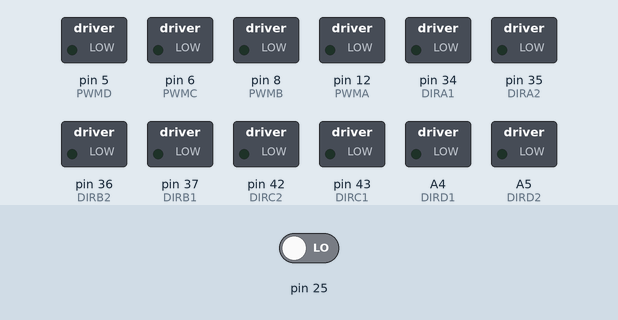
This sketch was run on a simulated Arduino Mega 2560, built with avr-gcc and run on an emulated ATmega2560. On the bench: switched loads named in the sketch (green lamp = pin HIGH). Inputs (shaded band) come from the test bench; at power-on: pin 25 LOW. What the sketch prints to the serial monitor is not drawn.

Above: at 1.2 s.
1.3 s: pin 25 driven HIGH
At 2.1 s:
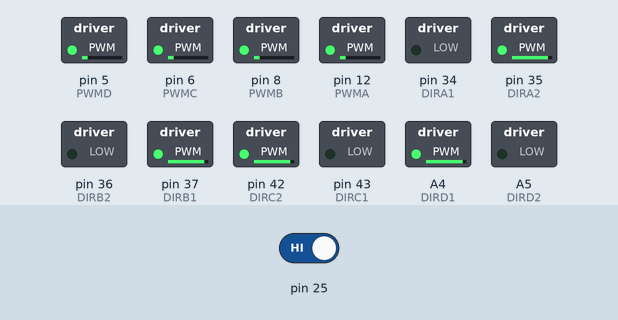
2.8 s: pin 25 driven LOW
At 4.0 s:
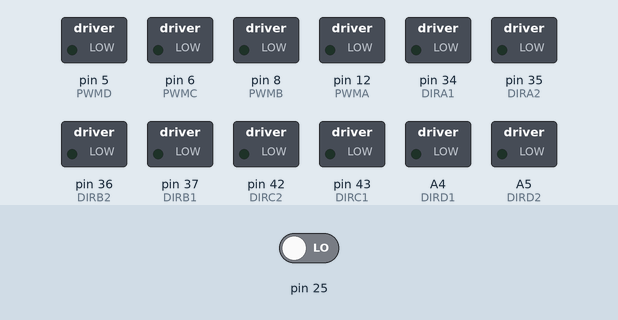
Timing chart, 0 to 5.8 s (numbered marks = the images above; inputs shaded):
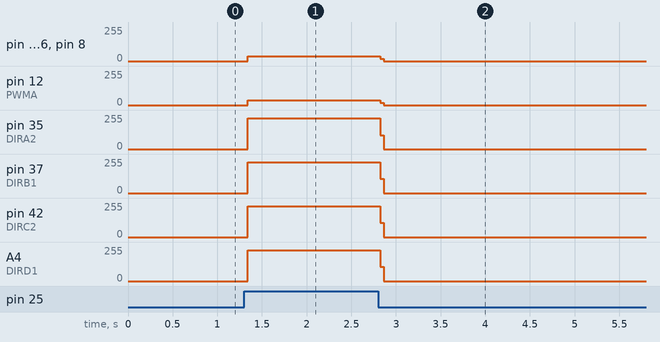

The sketch:

DCMT.ino
```cpp
#include <SoftwareSerial.h>

#define PWMA 12
#define DIRA1 34
#define DIRA2 35
#define ENCA1 18
#define ENCA2 31

#define PWMB 8
#define DIRB1 37
#define DIRB2 36
#define ENCB1 19
#define ENCB2 38

#define PWMC 6
#define DIRC1 43
#define DIRC2 42
#define ENCC1 3
#define ENCC2 49

#define PWMD 5
#define DIRD1 A4
#define DIRD2 A5
#define ENCD1 2
#define ENCD2 1

#define MOTORA_FORWARD(pwm)    do{digitalWrite(DIRA1,LOW); digitalWrite(DIRA2,HIGH);analogWrite(PWMA,pwm);}while(0)
#define MOTORA_STOP(x)         do{digitalWrite(DIRA1,LOW); digitalWrite(DIRA2,LOW); analogWrite(PWMA,0);}while(0)
#define MOTORA_BACKOFF(pwm)    do{digitalWrite(DIRA1,HIGH);digitalWrite(DIRA2,LOW); analogWrite(PWMA,pwm);}while(0)

#define MOTORB_FORWARD(pwm)    do{digitalWrite(DIRB1,HIGH); digitalWrite(DIRB2,LOW);analogWrite(PWMB,pwm);}while(0)
#define MOTORB_STOP(x)         do{digitalWrite(DIRB1,LOW); digitalWrite(DIRB2,LOW); analogWrite(PWMB,0);}while(0)
#define MOTORB_BACKOFF(pwm)    do{digitalWrite(DIRB1,LOW);digitalWrite(DIRB2,HIGH); analogWrite(PWMB,pwm);}while(0)

#define MOTORC_FORWARD(pwm)    do{digitalWrite(DIRC1,LOW); digitalWrite(DIRC2,HIGH);analogWrite(PWMC,pwm);}while(0)
#define MOTORC_STOP(x)         do{digitalWrite(DIRC1,LOW); digitalWrite(DIRC2,LOW); analogWrite(PWMC,0);}while(0)
#define MOTORC_BACKOFF(pwm)    do{digitalWrite(DIRC1,HIGH);digitalWrite(DIRC2,LOW); analogWrite(PWMC,pwm);}while(0)

#define MOTORD_FORWARD(pwm)    do{digitalWrite(DIRD1,HIGH); digitalWrite(DIRD2,LOW);analogWrite(PWMD,pwm);}while(0)
#define MOTORD_STOP(x)         do{digitalWrite(DIRD1,LOW); digitalWrite(DIRD2,LOW); analogWrite(PWMD,0);}while(0)
#define MOTORD_BACKOFF(pwm)    do{digitalWrite(DIRD1,LOW);digitalWrite(DIRD2,HIGH); analogWrite(PWMD,pwm);}while(0)

int Motor_PWM = 40; // 속도

void ADVANCE()
{
  MOTORA_FORWARD(Motor_PWM);MOTORB_FORWARD(Motor_PWM);
  MOTORC_FORWARD(Motor_PWM);MOTORD_FORWARD(Motor_PWM);
}

void STOP()
{
  MOTORA_STOP(Motor_PWM);MOTORB_STOP(Motor_PWM);
  MOTORC_STOP(Motor_PWM);MOTORD_STOP(Motor_PWM);
}

void IO_init()
{
	pinMode(PWMA, OUTPUT);
	pinMode(DIRA1, OUTPUT);pinMode(DIRA2, OUTPUT);
	pinMode(PWMB, OUTPUT);
	pinMode(DIRB1, OUTPUT);pinMode(DIRB2, OUTPUT);
  pinMode(PWMC, OUTPUT);
	pinMode(DIRC1, OUTPUT);pinMode(DIRC2, OUTPUT);
	pinMode(PWMD, OUTPUT);
	pinMode(DIRD1, OUTPUT);pinMode(DIRD2, OUTPUT);
	STOP();
}

void setup() {
  Serial.begin(38400);
  Serial2.begin(38400);
  IO_init();

  pinMode(25, INPUT);
}

void loop() {

  STOP();

  if(digitalRead(25) == 1){
    ADVANCE();
    Serial.println("1");
  }

  else{
    STOP();
    Serial.println("0");
  }
}
```

Measured:
- after the input at 1.3 s, pin 5 (PWMD), pin 6 (PWMC), pin 8 (PWMB), pin 12 (PWMA): 0/255 → 36/255 at once; pin 35 (DIRA2): 0/255 → 229/255 at once; pin 37 (DIRB1): 0/255 → 230/255 at once; pin 42 (DIRC2): 0/255 → 231/255 at once; A4 (DIRD1): 0/255 → 232/255 at once
- after the input at 2.8 s, pin 5 (PWMD), pin 6 (PWMC), pin 8 (PWMB), pin 12 (PWMA): 36/255 → 0/255 at once; pin 35 (DIRA2): 229/255 → 0/255 at once; pin 37 (DIRB1): 230/255 → 0/255 at once; pin 42 (DIRC2): 231/255 → 0/255 at once; A4 (DIRD1): 232/255 → 0/255 at once
